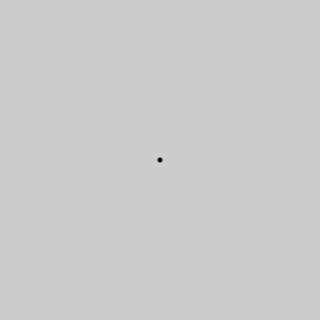
Frame 1 (no input)
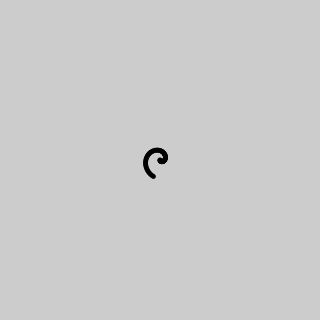
Frame 60 (the mouse pressed at the canvas centre just before this capture)
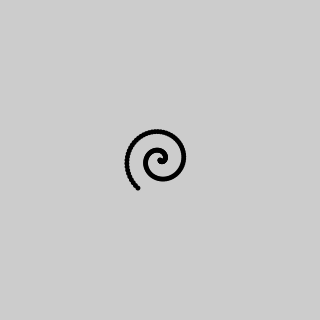
Frame 120 (the mouse held since frame 60 and released just before this capture)

The Processing sketch that drew these frames (run headless with seeded random() and noise(); from frame 60 on, the mouse is pressed at the canvas centre):

// Processing sketch: spiral
// ── spiral.pde
float r;
float rad;
void setup() {
  size(320, 320);
  rad = 0f;
  r = 0;

  noStroke();
  fill(0);
}

void draw() {
  if (r < 150) {
    float x = r * sin(rad);
    float y = r * cos(rad);
    ellipse(x + width/2, y + height/2, 5, 5);
    rad = rad + 0.1;
    r = r + 0.3;
  }
}
